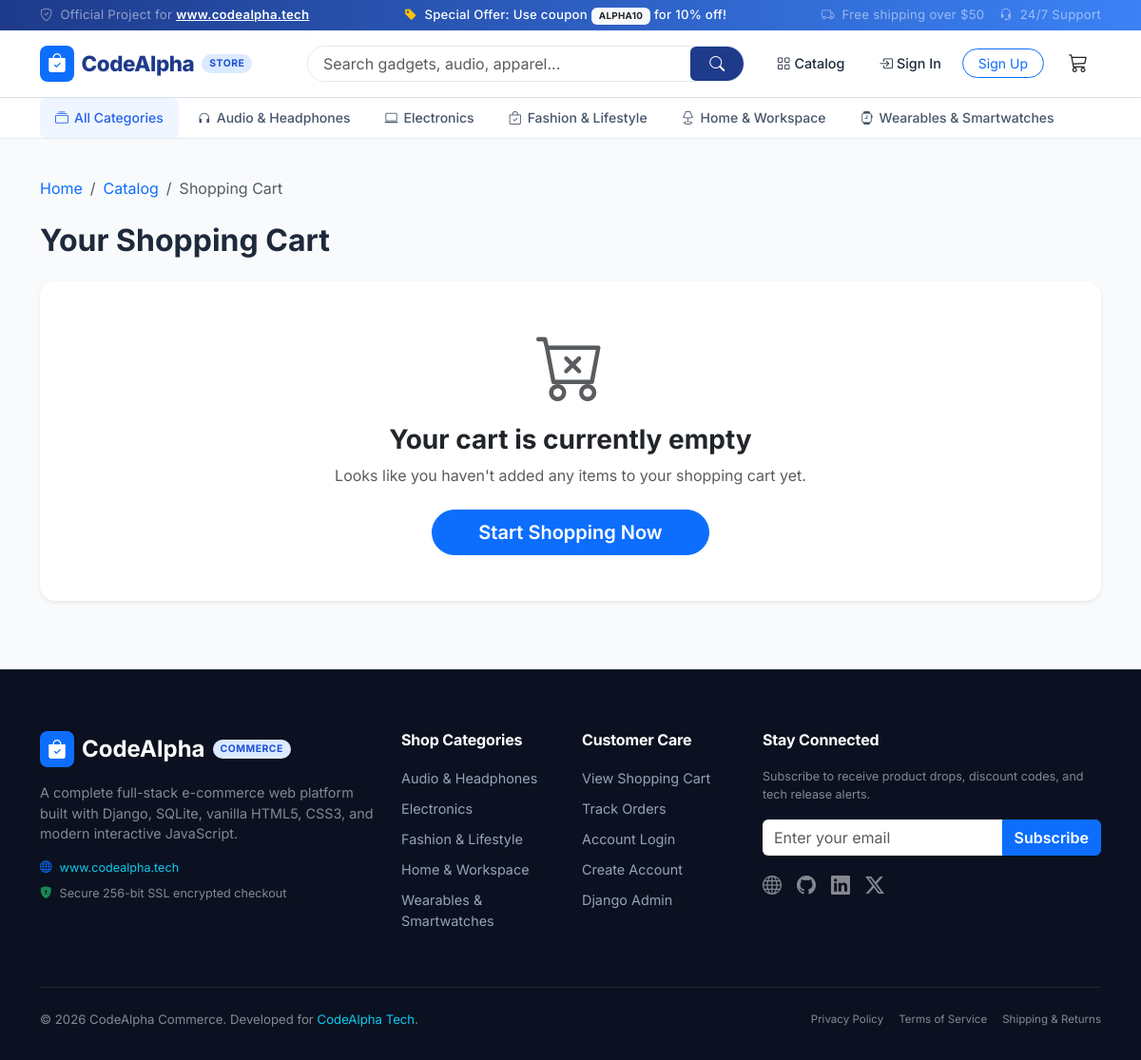
Page /cart/ on the committed database.
### store/models.py (models this page shows, shortened)
class Category(models.Model):
    name = models.CharField(max_length=100, unique=True)
    slug = models.SlugField(max_length=120, unique=True, blank=True)
    description = models.TextField(blank=True)
    icon = models.CharField(max_length=50, default='bi-tag', help_text="Bootstrap icon class name")
    image_url = models.URLField(max_length=500, blank=True)
    class Meta:
        verbose_name_plural = 'Categories'
        ordering = ['name']

### store/views.py (the view)
# urls.py: path('cart/', views.cart_detail, name='cart_detail'),
def cart_detail(request):
    cart = get_or_create_cart(request)
    cart_items = cart.items.select_related('product').all()
    subtotal = cart.get_subtotal()
    shipping = cart.get_shipping()
    coupon_code = request.session.get('coupon_code', '')
    discount_percent = request.session.get('coupon_discount', 0)
    discount_amount = Decimal('0.00')
    if discount_percent > 0:
        discount_amount = (subtotal * Decimal(discount_percent) / Decimal(100)).quantize(Decimal('0.01'))
    total = subtotal + shipping - discount_amount
    if total < Decimal('0.00'):
        total = Decimal('0.00')
    context = {
        'cart': cart,
        'cart_items': cart_items,
        'subtotal': subtotal,
        'shipping': shipping,
        'discount_amount': discount_amount,
        'coupon_code': coupon_code,
        'total': total,
    }
    return render(request, 'store/cart.html', context)

### templates/store/cart.html (shortened to what this page needs)
{% extends 'store/base.html' %}
{% load static %}
{% block content %}
<div class="container my-4">
  <nav aria-label="breadcrumb" class="mb-4">
    <ol class="breadcrumb small">
      <li class="breadcrumb-item"><a href="{% url 'store:home' %}" class="text-decoration-none">Home</a></li>
      <li class="breadcrumb-item"><a href="{% url 'store:product_list' %}" class="text-decoration-none">Catalog</a></li>
      <li class="breadcrumb-item active" aria-current="page">Shopping Cart</li>
    </ol>
  </nav>
  <h2 class="fw-bold mb-4">Your Shopping Cart</h2>
  <div id="cart-empty-state" class="text-center py-5 card border-0 shadow-sm rounded-4 {% if cart_items %}d-none{% endif %}">
    <div class="mb-3">
      <i class="bi bi-cart-x text-muted display-2"></i>
    </div>
    <h3 class="fw-bold mb-2">Your cart is currently empty</h3>
    <p class="text-muted mb-4">Looks like you haven't added any items to your shopping cart yet.</p>
    <div>
      <a href="{% url 'store:product_list' %}" class="btn btn-primary btn-lg rounded-pill px-5 fw-semibold">
        Start Shopping Now
      </a>
    </div>
  </div>
</div>
{% endblock %}

### templates/store/base.html (shortened to what this page needs)
{% load static %}
<!DOCTYPE html>
<html lang="en">
<head>
  <link href="https://cdn.jsdelivr.net/npm/bootstrap@5.3.3/dist/css/bootstrap.min.css" rel="stylesheet">
  <link rel="stylesheet" href="https://cdn.jsdelivr.net/npm/bootstrap-icons@1.11.3/font/bootstrap-icons.min.css">
  <link rel="stylesheet" href="{% static 'css/style.css' %}">
</head>
<body>
  <div class="top-notice-bar text-center">
    <div class="container d-flex justify-content-between align-items-center">
      <div class="d-none d-md-block text-white-50">
        <i class="bi bi-shield-check me-1"></i> Official Project for <a href="https://www.codealpha.tech" target="_blank" class="fw-semibold text-white">www.codealpha.tech</a>
      </div>
      <div class="mx-auto mx-md-0 fw-medium">
        <i class="bi bi-tag-fill text-warning me-1"></i> Special Offer: Use coupon <span class="badge bg-light text-dark fw-bold px-2 py-1">ALPHA10</span> for 10% off!
      </div>
      <div class="d-none d-md-flex gap-3 text-white-50">
        <span><i class="bi bi-truck me-1"></i> Free shipping over $50</span>
        <span><i class="bi bi-headset me-1"></i> 24/7 Support</span>
      </div>
    </div>
  </div>
  <header class="main-navbar">
    <div class="container">
      <div class="row align-items-center g-2">
        <div class="col-6 col-lg-3">
          <a href="{% url 'store:home' %}" class="brand-logo">
            <span class="d-inline-flex align-items-center justify-content-center bg-primary text-white rounded-3 p-1 px-2">
              <i class="bi bi-bag-check-fill fs-5"></i>
            </span>
            <span>CodeAlpha</span>
            <span class="brand-badge d-none d-sm-inline">Store</span>
          </a>
        </div>
        <div class="col-12 col-lg-5 order-3 order-lg-2">
          <form action="{% url 'store:product_list' %}" method="GET" class="d-flex search-input-group">
            <input type="text" name="q" class="form-control" placeholder="Search gadgets, audio, apparel..." value="{{ request.GET.q|default:'' }}" aria-label="Search">
            <button class="btn btn-search" type="submit">
              <i class="bi bi-search"></i>
            </button>
          </form>
        </div>
        <div class="col-6 col-lg-4 order-2 order-lg-3 text-end d-flex justify-content-end align-items-center gap-2">
          <a href="{% url 'store:product_list' %}" class="nav-action-btn d-none d-md-inline-flex">
            <i class="bi bi-grid me-1"></i> Catalog
          </a>
          {% if user.is_authenticated %}
            {% if user.is_staff %}
              <a href="/admin/" class="btn btn-sm btn-warning text-dark fw-bold rounded-pill px-3 shadow-sm d-inline-flex align-items-center gap-1 me-1" target="_blank" title="Go to Django Admin Dashboard">
                <i class="bi bi-shield-lock-fill"></i>
                <span class="d-none d-md-inline">Admin Panel</span>
              </a>
            {% endif %}
            <div class="dropdown">
              <button class="nav-action-btn dropdown-toggle" type="button" data-bs-toggle="dropdown" aria-expanded="false">
                <i class="bi bi-person-circle fs-5 me-1 text-primary"></i>
                <span class="d-none d-sm-inline fw-semibold">{{ user.first_name|default:user.username }}</span>
              </button>
              <ul class="dropdown-menu dropdown-menu-end shadow border-0 mt-2">
                <li><h6 class="dropdown-header">Signed in as <strong>{{ user.username }}</strong></h6></li>
                <li><a class="dropdown-item" href="{% url 'store:user_info' %}"><i class="bi bi-pencil-square me-2 text-primary"></i>Edit User Information</a></li>
                <li><a class="dropdown-item" href="{% url 'store:profile' %}"><i class="bi bi-person me-2"></i>My Profile Overview</a></li>
                <li><a class="dropdown-item" href="{% url 'store:order_history' %}"><i class="bi bi-box-seam me-2"></i>My Orders</a></li>
                {% if user.is_staff %}
                  <li><hr class="dropdown-divider"></li>
                  <li><a class="dropdown-item text-primary fw-bold" href="/admin/" target="_blank"><i class="bi bi-speedometer2 me-2"></i>Admin Dashboard</a></li>
                {% endif %}
                <li><hr class="dropdown-divider"></li>
                <li><a class="dropdown-item text-danger" href="{% url 'store:logout' %}"><i class="bi bi-box-arrow-right me-2"></i>Log Out</a></li>
              </ul>
            </div>
          {% else %}
            <a href="{% url 'store:login' %}" class="nav-action-btn">
              <i class="bi bi-box-arrow-in-right me-1"></i> <span class="d-none d-sm-inline">Sign In</span>
            </a>
            <a href="{% url 'store:register' %}" class="btn btn-sm btn-outline-primary rounded-pill px-3 d-none d-sm-inline-flex">
              Sign Up
            </a>
          {% endif %}
          <a href="{% url 'store:cart_detail' %}" class="nav-action-btn btn-cart-trigger ms-1" title="Shopping Cart">
            <i class="bi bi-cart3 fs-5 text-dark"></i>
          </a>
        </div>
      </div>
    </div>
  </header>
  <nav class="category-subnav d-none d-lg-block">
    <div class="container d-flex align-items-center gap-1">
      <a href="{% url 'store:product_list' %}" class="nav-link {% if not current_category and not request.GET.category %}active{% endif %}">
        <i class="bi bi-collection"></i> All Categories
      </a>
      {% for cat in all_categories %}
        <a href="{% url 'store:product_list' %}?category={{ cat.slug }}" class="nav-link {% if current_category.slug == cat.slug or request.GET.category == cat.slug %}active{% endif %}">
          <i class="bi {{ cat.icon|default:'bi-tag' }}"></i> {{ cat.name }}
        </a>
      {% endfor %}
    </div>
  </nav>
  <main>
    {% block content %}{% endblock %}
  </main>
  <footer class="footer-main mt-5">
    <div class="container">
      <div class="row g-4">
        <div class="col-lg-4 col-md-6">
          <div class="d-flex align-items-center gap-2 mb-3">
            <span class="d-inline-flex align-items-center justify-content-center bg-primary text-white rounded-3 p-1 px-2">
              <i class="bi bi-bag-check-fill fs-5"></i>
            </span>
            <span class="fs-4 fw-bold text-white">CodeAlpha</span>
            <span class="brand-badge">Commerce</span>
          </div>
          <p class="text-white-50 mb-3">
            A complete full-stack e-commerce web platform built with Django, SQLite, vanilla HTML5, CSS3, and modern interactive JavaScript.
          </p>
          <div class="d-flex align-items-center gap-2 text-white-50 small mb-2">
            <i class="bi bi-globe text-primary"></i> <a href="https://www.codealpha.tech" target="_blank" class="text-info text-decoration-none">www.codealpha.tech</a>
          </div>
          <div class="d-flex align-items-center gap-2 text-white-50 small">
            <i class="bi bi-shield-lock-fill text-success"></i> Secure 256-bit SSL encrypted checkout
          </div>
        </div>
        <div class="col-lg-2 col-md-6 col-6">
          <h5 class="footer-heading">Shop Categories</h5>
          <ul class="footer-links">
            {% for cat in all_categories|slice:":5" %}
              <li><a href="{% url 'store:product_list' %}?category={{ cat.slug }}">{{ cat.name }}</a></li>
            {% endfor %}
          </ul>
        </div>
        <div class="col-lg-2 col-md-6 col-6">
          <h5 class="footer-heading">Customer Care</h5>
          <ul class="footer-links">
            <li><a href="{% url 'store:cart_detail' %}">View Shopping Cart</a></li>
            <li><a href="{% url 'store:order_history' %}">Track Orders</a></li>
            <li><a href="{% url 'store:login' %}">Account Login</a></li>
            <li><a href="{% url 'store:register' %}">Create Account</a></li>
            <li><a href="/admin/" target="_blank">Django Admin</a></li>
          </ul>
        </div>
        <div class="col-lg-4 col-md-6">
          <h5 class="footer-heading">Stay Connected</h5>
          <p class="text-white-50 small mb-3">
            Subscribe to receive product drops, discount codes, and tech release alerts.
          </p>
          <div class="input-group mb-3">
            <input type="email" class="form-control border-0" placeholder="Enter your email" aria-label="Email">
            <button class="btn btn-primary fw-semibold" type="button">Subscribe</button>
          </div>
          <div class="d-flex gap-3 fs-5 text-white-50">
            <a href="https://www.codealpha.tech" target="_blank" class="text-white-50 hover-text-white"><i class="bi bi-globe"></i></a>
            <a href="#" class="text-white-50"><i class="bi bi-github"></i></a>
            <a href="#" class="text-white-50"><i class="bi bi-linkedin"></i></a>
            <a href="#" class="text-white-50"><i class="bi bi-twitter-x"></i></a>
          </div>
        </div>
      </div>
      <div class="footer-bottom d-flex flex-column flex-md-row justify-content-between align-items-center gap-2">
        <p class="mb-0 text-white-50">
          &copy; 2026 CodeAlpha Commerce. Developed for <a href="https://www.codealpha.tech" target="_blank" class="text-info text-decoration-none">CodeAlpha Tech</a>.
        </p>
        <div class="d-flex gap-3 text-white-50 small">
          <span>Privacy Policy</span>
          <span>Terms of Service</span>
          <span>Shipping & Returns</span>
        </div>
      </div>
    </div>
  </footer>
</body>
</html>

### rows in the picture
Category: name "Audio & Headphones"
Category: name "Electronics"
Category: name "Fashion & Lifestyle"
Category: name "Home & Workspace"
Category: name "Wearables & Smartwatches"
